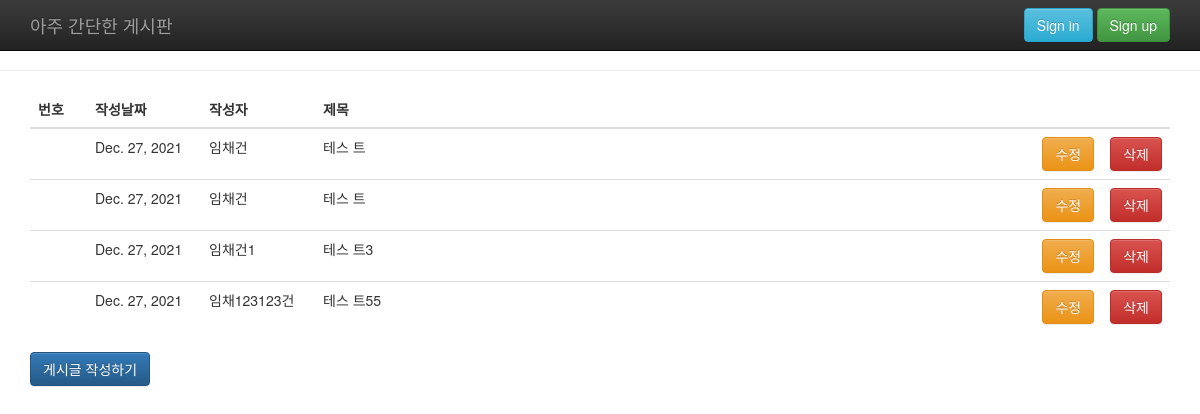
Page /board/ on the earlier database version.
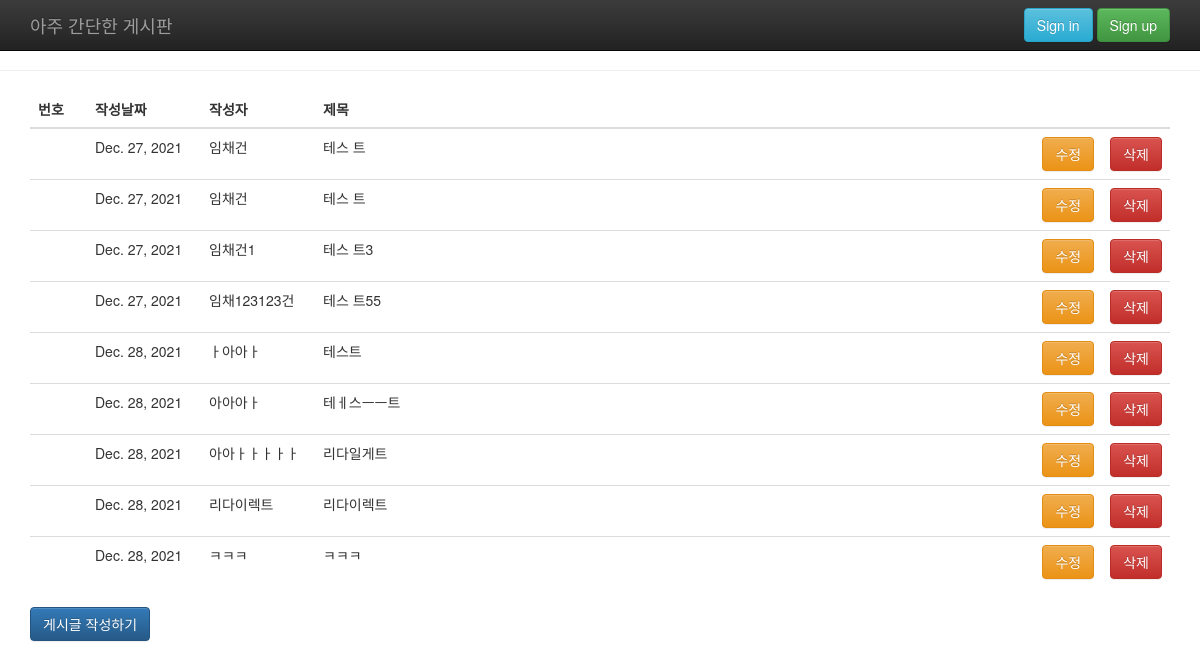
Same page on the later database version.
### board/models.py (models this page shows)
class Board( models.Model): # models모듈 내의 Model클래스를 상속받아 새로운 클래스 Board를 정의
    createDate = models.DateField()
    writer = models.CharField(max_length=128)
    subject = models.CharField(max_length=255)
    content = models.TextField()

### board/views.py (the view)
# urls.py: path('', views.index, name='list'), # 리다이렉트로 list로 돌아가게끔 name 추가
def index( request):
  rows = Board.objects.all()
  print(rows)
  content = {'rows':rows}
  return render(request, 'board/list.html', content)

### board/templates/board/list.html (shortened to what this page needs)
<!DOCTYPE html>
<html>
  <head>
    {% load static %}
    <link type='text/css' rel='stylesheet' href='{% static "bootstrap.min.css" %}' />
    <link type='text/css' rel='stylesheet' href='{% static "bootstrap-theme.min.css" %}' />
    <link type='text/css' rel='stylesheet' href='{% static "list.css" %}' />
  </head>
  <body>
    <nav class="navbar navbar-inverse navbar-fixed-top">
      <div class="container">
        <div class="navbar-header">
          <a class="navbar-brand" href="#">아주 간단한 게시판</a>
        </div>
        <div id="navbar" class="navbar-collapse collapse">
          <div class="navbar-form navbar-right">
            <button type="submit" class="btn btn-info">Sign in</button>
            <button type="submit" class="btn btn-success">Sign up</button>
          </div>
        </div>
      </div>
    </nav>
    <hr>
    <div class="container">
      <table class='table'>
        <thead>
          <tr>
            <th style='width: 5%'> 번호 </th>
            <th style='width: 10% '> 작성날짜 </th>
            <th style='width: 10%'> 작성자 </th>
            <th> 제목 </th>
            <th style='width: 5%'> </th>
            <th style='width: 5%'> </th>
          </tr>
        </thead>
        <tbody>
          {% for row in rows %}
          <tr>
            <td> {{forloof.counter}}</td>
            <td> {{row.createDate}}</td>
            <td> {{row.writer}} </td>
            <td> {{row.subject}} </td>
            <td>
              <button type="submit" class="btn btn-warning">수정</button>
            </td>
            <td>
              <button type="submit" class="btn btn-danger">삭제</button>
            </td>
          </tr>
          {% endfor %}
        </tbody>
      </table>
    </div>
    <div class="container">
      <a href='http://127.0.0.1:8000/board/write/'>
        <button type="submit" class="btn btn-primary">게시글 작성하기</button>
      </a>
      </div>
  </body>
</html>

### static/list.css (style rules this page uses)
body { padding-top: 50px; padding-bottom: 20px; }

Differences in the rows shown:
added Board: createDate "Dec. 28, 2021", writer "ㅏ아아ㅏ", subject "테스트"
added Board: createDate "Dec. 28, 2021", writer "아아아ㅏ", subject "테ㅔ스ㅡㅡ트"
added Board: createDate "Dec. 28, 2021", writer "아아ㅏㅏㅏㅏㅏ", subject "리다일게트"
added Board: createDate "Dec. 28, 2021", writer "리다이렉트", subject "리다이렉트"
added Board: createDate "Dec. 28, 2021", writer "ㅋㅋㅋ", subject "ㅋㅋㅋ"
